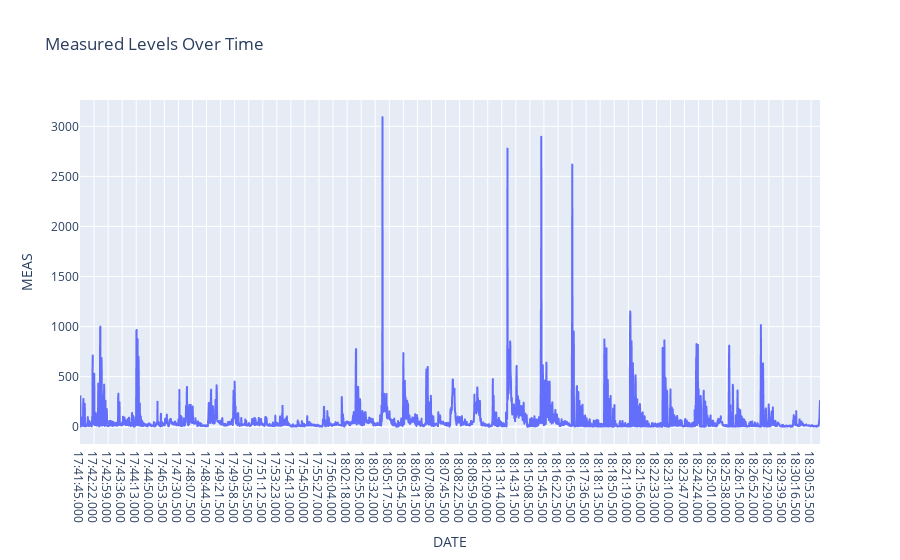

Here is the notebook cell this chart was saved with:
### Code cell
import plotly.express as px

# Plot the data
fig = px.line(all_data, x='DATE', y='MEAS', title='Measured Levels Over Time')

# Show the plot
fig.show()

### Figure 1 — Plotly figure (JSON) as saved in the notebook; plotly's stock layout.template omitted (floating-point values rounded to 4 significant figures; data arrays with more than 128 entries replaced by an {"elided": "..."} marker saying what was removed)
{"data": [{"hovertemplate": "DATE=%{x}<br>MEAS=%{y}<extra></extra>", "legendgroup": "", "line": {"color": "#636efa", "dash": "solid"}, "marker": {"symbol": "circle"}, "mode": "lines", "name": "", "showlegend": false, "type": "scattergl", "x": {"elided": "3896 str values"}, "xaxis": "x", "y": {"elided": "3896 int values"}, "yaxis": "y"}], "layout": {"legend": {"tracegroupgap": 0}, "title": {"text": "Measured Levels Over Time"}, "xaxis": {"anchor": "y", "domain": [0, 1], "title": {"text": "DATE"}}, "yaxis": {"anchor": "x", "domain": [0, 1], "title": {"text": "MEAS"}}}}
